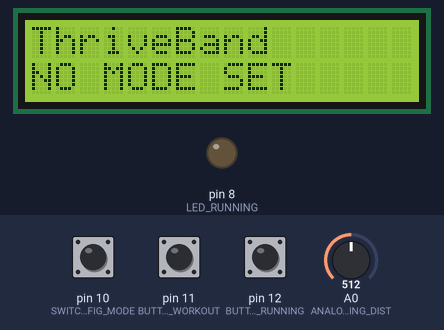
A sketch run on a simulated Arduino Uno, built with avr-gcc and run on an emulated ATmega328P. Parts: 16×2 character LCD, output pins drawn as LEDs (lit = HIGH). The inputs (shaded band) are chosen by the test bench; at power-on: pin 12 (BUTTON_RUNNING) LOW, pin 11 (BUTTON_WORKOUT) LOW, A0 (ANALOG_POT_RUNNING_DIST) = 512, pin 10 (SWITCH_CONFIG_MODE) LOW. What the sketch prints to the serial monitor is not drawn.

Above: at 1.2 s.
1.3 s: pin 12 (BUTTON_RUNNING) pulled HIGH for 0.15 s
At 2.4 s:
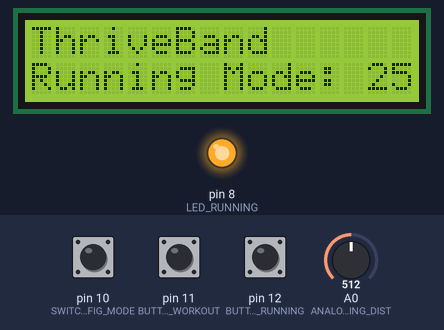
2.9 s: pin 11 (BUTTON_WORKOUT) pulled HIGH for 0.15 s
At 3.3 s:
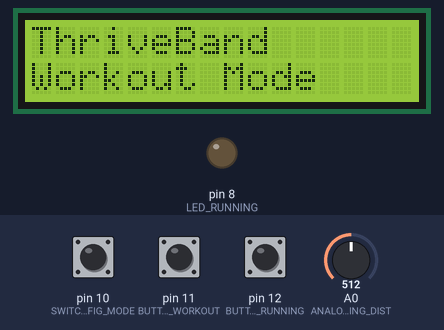
4.5 s: pin 12 (BUTTON_RUNNING) pulled HIGH for 1 s
At 4.8 s:
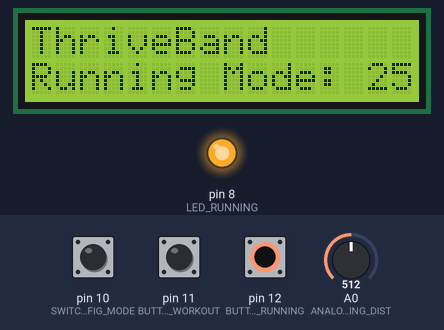
7.0 s: A0 (ANALOG_POT_RUNNING_DIST) set to 716
At 7.9 s:
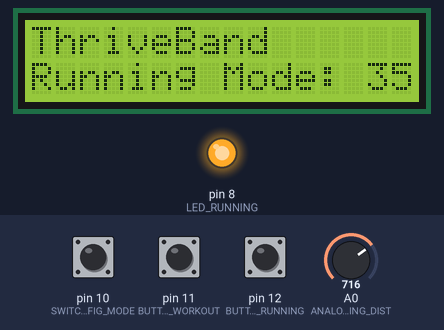
8.5 s: A0 (ANALOG_POT_RUNNING_DIST) set to 900
At 9.1 s:
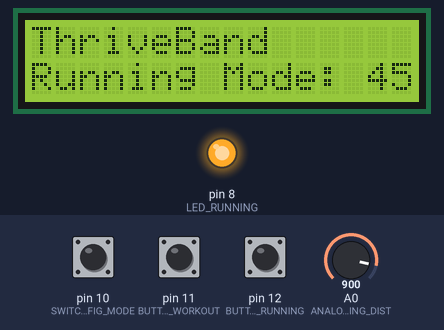
10.0 s: A0 (ANALOG_POT_RUNNING_DIST) set to 1023
At 11.4 s:
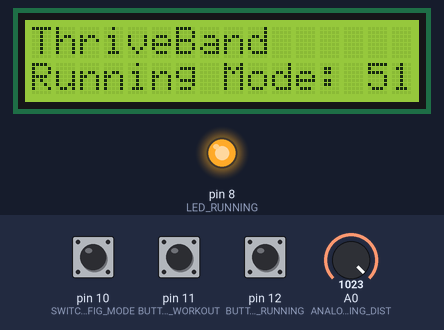
Timing chart, 0 to 12.5 s (numbered marks = the images above; inputs shaded):
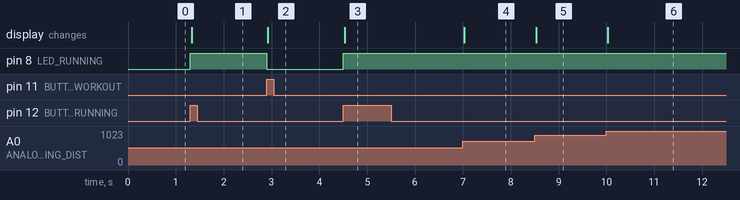

Measured:
- after the input at 1.3 s, pin 8 (LED_RUNNING): LOW → HIGH at once; the display: changes at once (image 1)
- after the input at 2.9 s, pin 8 (LED_RUNNING): HIGH → LOW at once; the display: changes at once (image 2)
- after the input at 4.5 s, pin 8 (LED_RUNNING): LOW → HIGH at once; the display: changes at once (image 3)
- after the input at 7.0 s, the display: changes at once (image 4)
- after the input at 8.5 s, the display: changes at once (image 5)
- after the input at 10.0 s, the display: changes at once (image 6)

The sketch:

hardware.ino
```cpp
#include <LiquidCrystal_I2C.h> // Library for LCD


// interface
const int BUTTON_RUNNING = 12;
const int BUTTON_WORKOUT = 11;
const int SWITCH_CONFIG_MODE = 10;
const int ANALOG_POT_RUNNING_DIST = 0;


// feedback
const int SOUND = 9;
const int LED_RUNNING = 8;
const int LED_WORKOUT = 7;
const int LED_CONFIG_MODE = 6;
LiquidCrystal_I2C lcd(0x27, 16, 2); // I2C address 0x27, 16 column and 2 rows


// sensors


// program state
int mode = 0; // 0 none, 1 running, 2 workout
bool config = false;
unsigned int running_dist = 10; // distance running

void setup() {
  Serial.begin(9600);

  pinMode(BUTTON_RUNNING, INPUT);
  pinMode(BUTTON_WORKOUT, INPUT);
  pinMode(SWITCH_CONFIG_MODE, INPUT);
  pinMode(ANALOG_POT_RUNNING_DIST, INPUT);


  pinMode(LED_RUNNING, OUTPUT);
  pinMode(LED_WORKOUT, INPUT);
  pinMode(LED_CONFIG_MODE, INPUT);

  lcd.init(); //initialize the lcd
  lcd.backlight(); //open the backlight
  lcd.setCursor(0, 0);

  sendFeedback();
}

// main loop
void loop() {
  // only update feedback if state change detected
  if( checkForInput() ) sendFeedback();

  //debug();
}


// get input and call associated methods
// returns: program state change true/false
bool checkForInput(){


  bool state_change_detected = false;
  if(digitalRead(BUTTON_RUNNING)){
    state_change_detected = mode != 1;
    mode = 1;

  } else if(digitalRead(BUTTON_WORKOUT)){
    state_change_detected = mode != 2;
    mode = 2;
  } else if(digitalRead(SWITCH_CONFIG_MODE)){
    state_change_detected = !config; // config=true; false.. config=false; true
    config = true;
  } else {
    state_change_detected = config;
    config = false;
  }

  int pot_inpt = int(analogRead(ANALOG_POT_RUNNING_DIST))/20;
  if(pot_inpt != running_dist){
    state_change_detected = true;
    running_dist = pot_inpt;
  }


  return state_change_detected;
}


void debug(){
  Serial.println("DEBUG: mode: " + String(mode) + ", config: " + String(config));
}


// update lcd; led's; sound level
void sendFeedback(){
  Serial.println("\n\n\n\n\n\n\nUPDATE FEEDBACK!!!!\n\n\n\n\n");
  digitalWrite(LED_RUNNING, mode == 1);
  digitalWrite(LED_WORKOUT, mode == 2);
  digitalWrite(LED_CONFIG_MODE, config);

  lcd.clear();
  lcd.setCursor(0, 0);
  lcd.print("ThriveBand");
  if(mode == 1){
    // maybe cache prev running dist so we don't need to update every time?
    lcd.setCursor(0, 1);
    lcd.print("Running Mode: " + String(running_dist) + " mi.");
  } else if(mode == 2){
    lcd.setCursor(0, 1);
    lcd.print("Workout Mode");
  } else{
    lcd.setCursor(0, 1);
    lcd.print("NO MODE SET");
  }
}
```
